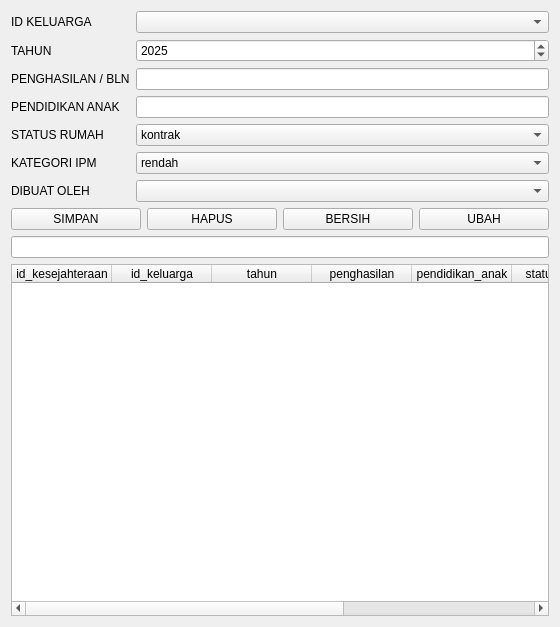
<?xml version="1.0" encoding="UTF-8"?>
<ui version="4.0">
 <class>Form</class>
 <widget class="QWidget" name="Form">
  <property name="geometry">
   <rect>
    <x>0</x>
    <y>0</y>
    <width>560</width>
    <height>627</height>
   </rect>
  </property>
  <property name="windowTitle">
   <string>Form</string>
  </property>
  <layout class="QVBoxLayout" name="verticalLayout">
   <item>
    <layout class="QFormLayout" name="formLayout">
     <item row="0" column="0">
      <widget class="QLabel" name="iDKELUARGALabel">
       <property name="text">
        <string>ID KELUARGA</string>
       </property>
      </widget>
     </item>
     <item row="0" column="1">
      <widget class="QComboBox" name="comboBox"/>
     </item>
     <item row="1" column="0">
      <widget class="QLabel" name="tAHUNLabel">
       <property name="text">
        <string>TAHUN</string>
       </property>
      </widget>
     </item>
     <item row="1" column="1">
      <widget class="QSpinBox" name="tAHUNSpinBox">
       <property name="minimum">
        <number>1900</number>
       </property>
       <property name="maximum">
        <number>2100</number>
       </property>
       <property name="value">
        <number>2025</number>
       </property>
      </widget>
     </item>
     <item row="2" column="0">
      <widget class="QLabel" name="pENGHASILANBLNLabel">
       <property name="text">
        <string>PENGHASILAN / BLN</string>
       </property>
      </widget>
     </item>
     <item row="2" column="1">
      <widget class="QLineEdit" name="pENGHASILANBLNLineEdit"/>
     </item>
     <item row="3" column="0">
      <widget class="QLabel" name="pENDIDIKANANAKLabel">
       <property name="text">
        <string>PENDIDIKAN ANAK</string>
       </property>
      </widget>
     </item>
     <item row="3" column="1">
      <widget class="QLineEdit" name="pENDIDIKANANAKLineEdit"/>
     </item>
     <item row="4" column="0">
      <widget class="QLabel" name="sTATUSRUMAHLabel">
       <property name="text">
        <string>STATUS RUMAH</string>
       </property>
      </widget>
     </item>
     <item row="4" column="1">
      <widget class="QComboBox" name="sTATUSRUMAHComboBox">
       <item>
        <property name="text">
         <string>kontrak</string>
        </property>
       </item>
       <item>
        <property name="text">
         <string>milik sendiri</string>
        </property>
       </item>
      </widget>
     </item>
     <item row="5" column="0">
      <widget class="QLabel" name="kATEGORIIPMLabel">
       <property name="text">
        <string>KATEGORI IPM</string>
       </property>
      </widget>
     </item>
     <item row="5" column="1">
      <widget class="QComboBox" name="kATEGORIIPMComboBox">
       <item>
        <property name="text">
         <string>rendah</string>
        </property>
       </item>
       <item>
        <property name="text">
         <string>menengah bawah</string>
        </property>
       </item>
       <item>
        <property name="text">
         <string>menengah atas</string>
        </property>
       </item>
       <item>
        <property name="text">
         <string>tinggi</string>
        </property>
       </item>
      </widget>
     </item>
     <item row="6" column="0">
      <widget class="QLabel" name="dIBUATOLEHLabel">
       <property name="text">
        <string>DIBUAT OLEH</string>
       </property>
      </widget>
     </item>
     <item row="6" column="1">
      <widget class="QComboBox" name="comboBox_2"/>
     </item>
    </layout>
   </item>
   <item>
    <layout class="QHBoxLayout" name="horizontalLayoutButtons">
     <item>
      <widget class="QPushButton" name="pushButton">
       <property name="text">
        <string>SIMPAN</string>
       </property>
      </widget>
     </item>
     <item>
      <widget class="QPushButton" name="pushButton_2">
       <property name="text">
        <string>HAPUS</string>
       </property>
      </widget>
     </item>
     <item>
      <widget class="QPushButton" name="pushButton_3">
       <property name="text">
        <string>BERSIH</string>
       </property>
      </widget>
     </item>
     <item>
      <widget class="QPushButton" name="pushButton_4">
       <property name="text">
        <string>UBAH</string>
       </property>
      </widget>
     </item>
    </layout>
   </item>
   <item>
    <widget class="QLineEdit" name="EditCari"/>
   </item>
   <item>
    <widget class="QTableWidget" name="tableWidget">
     <column>
      <property name="text">
       <string>id_kesejahteraan</string>
      </property>
     </column>
     <column>
      <property name="text">
       <string>id_keluarga</string>
      </property>
     </column>
     <column>
      <property name="text">
       <string>tahun</string>
      </property>
     </column>
     <column>
      <property name="text">
       <string>penghasilan</string>
      </property>
     </column>
     <column>
      <property name="text">
       <string>pendidikan_anak</string>
      </property>
     </column>
     <column>
      <property name="text">
       <string>status_rumah</string>
      </property>
     </column>
     <column>
      <property name="text">
       <string>kategori_ipm</string>
      </property>
     </column>
     <column>
      <property name="text">
       <string>dibuat_oleh</string>
      </property>
     </column>
    </widget>
   </item>
  </layout>
 </widget>
 <resources/>
 <connections/>
</ui>
